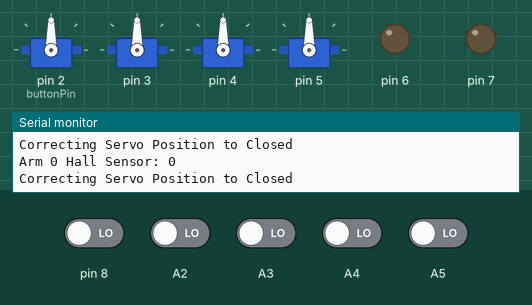
Bench run of a sketch on a simulated Arduino Uno, built with avr-gcc and run on an emulated ATmega328P. Shown: 4 × servo, output pins drawn as LEDs (lit = HIGH), the last lines printed to the serial monitor. The inputs (shaded band) are chosen by the test bench; at power-on: A2–5, pin 8 LOW.

Above: at 7.4 s.
7.5 s: pin 8 driven HIGH and A2 driven HIGH
18.6 s: A3 driven HIGH
At 22.3 s:
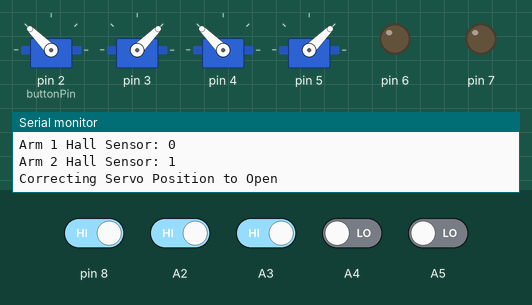
23.2 s: A5 driven HIGH
27.8 s: A4 driven HIGH
At 30.7 s:
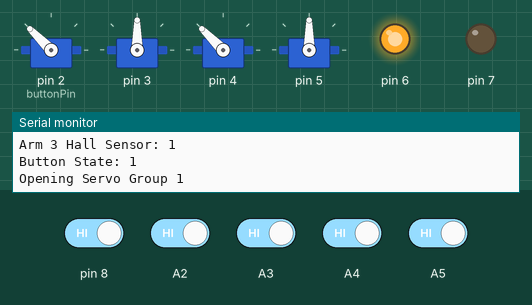
37.8 s: A2 driven LOW
At 40.0 s:
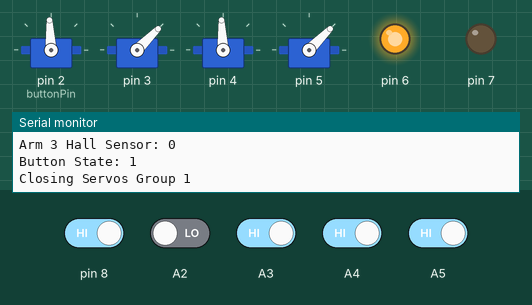
42.4 s: A2 driven HIGH
At 46.7 s:
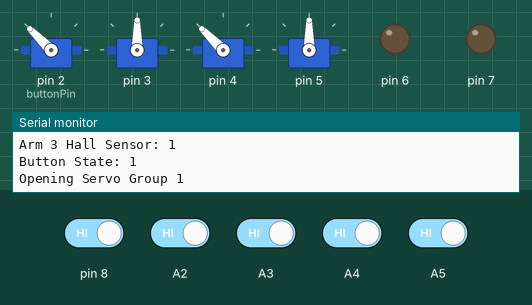
Timing chart, 0 to 48.0 s (numbered marks = the images above; inputs shaded):
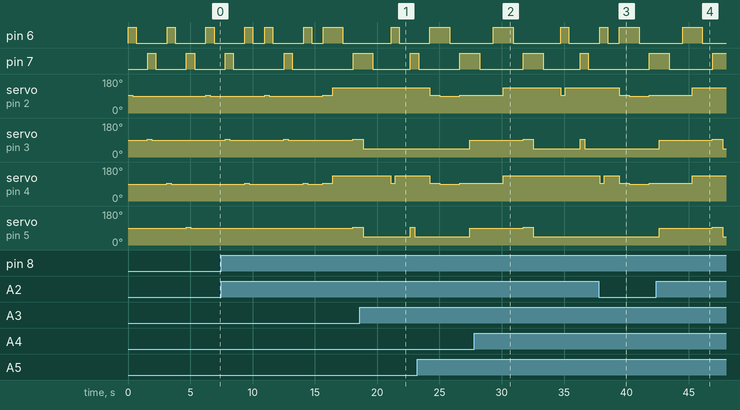

Measured:
- after the input at 18.6 s, pin 6: LOW → HIGH after 2.5 s instead of 4.1 s; servo on pin 2 (buttonPin): stays 135° (without the input it goes to 93° after 4.1 s); servo on pin 4: 135° → 93° after 2.5 s instead of 4.1 s
- after the input at 27.8 s, servo on pin 4: 93° → 135° after 2.3 s instead of 3.9 s
- after the input at 37.8 s, servo on pin 5: stays 45° (without the input it goes to 93° after 1.6 s)
- after the input at 42.4 s, servo on pin 2 (buttonPin), servo on pin 4: 93° → 135° after 2.9 s instead of 4.5 s

The sketch:

FPV_Drone_Servos.ino
```cpp
//Useful class type functions
// Attach(int) : connect servo to arduino through Pin 'int'
//write (int) : write an angel to servo
//read() : read the current angle of the servo


#include "Drone.h"

Drone myDrone (2,3,4,5,6,7,8,A5,A4,A3,A2); //declare a new drone and corresponding pins

void setup()
{
  Serial.begin(9600);
  myDrone.DroneSetup(); //setup of drone
}

void loop()
{
  myDrone.getButtonInput();
  myDrone.flightMode();
}
```

Drone.cpp
```cpp
//Done class implementation file to operate the servo motors
#include <Arduino.h>
#include "Drone.h"
#include <Servo.h>

Drone::Drone(int s1, int s2, int s3, int s4, int sol1, int sol2, int button, int h1, int h2, int h3, int h4)  //constructor
{
  //set servo pins
  servoPin[0] = s1;
  servoPin[1] = s2;
  servoPin[2] = s3;
  servoPin[3] = s4;

  //set solenoid pins
  solenoidPin[0] = sol1;
  solenoidPin[1] = sol2;

  //set btton pin
  buttonPin = button;

  //set hall sensor pins
  hallSensorPin[0] = h1;
  hallSensorPin[1] = h2;
  hallSensorPin[2] = h3;
  hallSensorPin[3] = h4;
}

void Drone::DroneSetup()
{
  Serial.begin(9600);
  for(int i=0; i<4; i++)
  {
    pinMode(servoPin[i], OUTPUT);
    pinMode(hallSensorPin[i], INPUT);
  }

  for (int i = 0; i < 4; i++) {
    //link the servos to their respective pins
    servo[i].attach(servoPin[i]);
  }

  //setup the button and the solenoid
  pinMode(buttonPin, INPUT);
  pinMode(solenoidPin[0], OUTPUT);
  pinMode(solenoidPin[1], OUTPUT);

  // //ensure that the servo arms are in their 90 degree start position
  // for (int i = 0; i < 4; ++i)
  // {
  //   servo[i].write(servo[i].read());  // Set servos to low-power state
  // }
  //Check hall sensors for each arm before attempting to move arms
  for (int i = 0; i < 4; ++i)
  {
    hallSensorValue = readHallSensor(i);

    Serial.print("Arm ");
    Serial.print(i);
    Serial.print(" Hall Sensor: ");
    Serial.println(hallSensorValue);

    // If the servo is supposed to be in closed position (servoState is LOW),
    // but the hall sensor reads HIGH (indicating open position), correct the servo position
    if (servoState == LOW && hallSensorValue == LOW)
    {
      Serial.println("Correcting Servo Position to Closed");
      correctServoPosition(i, 0);
      delay(300);
    }
    // If the servo is supposed to be in flight position (servoState is HIGH),
    // but the hall sensor reads LOW (indicating closed position), correct the servo position
    else if (servoState == HIGH && hallSensorValue == HIGH)
    {
      Serial.println("Correcting Servo Position to Open");
      correctServoPosition(i, 1);
      delay(300);
    }
  }

  // // servo[0].writeMicroseconds(1500);  // Set servos to low-power state
  // // servo[2].writeMicroseconds(1500);
  // servo[0].write(servo[2].read());
  // servo[2].write(servo[2].read());
  // delay(10);

  // digitalWrite(solenoidPin[0], HIGH);
  // delay(800);

  // servo[0].write(90.5);
  // servo[2].write(90.5);
  // delay(800);
  // digitalWrite(solenoidPin[0], LOW);
  // delay(800);

  // // servo[1].writeMicroseconds(1500);  // Set servos to low-power state
  // // servo[3].writeMicroseconds(1500);
  // servo[1].write(servo[1].read());
  // servo[3].write(servo[3].read());
  // delay(10);

  // digitalWrite(solenoidPin[1], HIGH);
  // delay(800);

  // servo[1].write(90.5);
  // servo[3].write(90.5);
  // delay(800);

  // digitalWrite(solenoidPin[1], LOW);
  // delay(800);
}


void Drone::getButtonInput() {
  //here we continously read the current input of the button/switch
  buttonState = digitalRead(buttonPin);
}


void Drone::flightMode()
{
  for (int i = 0; i < 4; ++i)
  {
    servo[i].write(servo[i].read());  // Set servos to low-power state
  }
  //Check hall sensors for each arm before attempting to move arms
  for (int i = 0; i < 4; ++i)
  {
    hallSensorValue = readHallSensor(i);

    Serial.print("Arm ");
    Serial.print(i);
    Serial.print(" Hall Sensor: ");
    Serial.println(hallSensorValue);

    // If the servo is supposed to be in closed position (servoState is LOW),
    // but the hall sensor reads HIGH (indicating open position), correct the servo position
    if (servoState == LOW && hallSensorValue == LOW)
    {
      Serial.println("Correcting Servo Position to Closed");
      correctServoPosition(i, 0);
      delay(300);
    }
    // If the servo is supposed to be in flight position (servoState is HIGH),
    // but the hall sensor reads LOW (indicating closed position), correct the servo position
    else if (servoState == HIGH && hallSensorValue == HIGH)
    {
      Serial.println("Correcting Servo Position to Open");
      correctServoPosition(i, 1);
      delay(300);
    }
  }

  // Check the button state after checking hall sensors
  Serial.print("Button State: ");
  Serial.println(buttonState);

  if (buttonState == HIGH)
  {
    if (servoState == LOW) // Case when the drone is in the closed position and we want to open
    {
      //first group
      Serial.println("Opening Servo Group 1");
      // servo[0].write(servo[0].read());
      // servo[2].write(servo[2].read());
      servo[0].writeMicroseconds(1500);
      servo[2].writeMicroseconds(1500);
      delay(10);

      digitalWrite(solenoidPin[0], HIGH);
      delay(800);

      //servoAttach(0,2);
      servo[0].write(135);
      servo[2].write(135);
      delay(800);

      digitalWrite(solenoidPin[0], LOW);
      delay(800);
      //servoDetach(0,2);

      //second group
      Serial.println("Opening Servo Group 2");
      // servo[1].write(servo[1].read());
      // servo[3].write(servo[3].read());
      servo[1].writeMicroseconds(1500);
      servo[3].writeMicroseconds(1500);
      delay(10);

      digitalWrite(solenoidPin[1], HIGH);
      delay(800);

      //servoAttach(1,3);
      servo[1].write(45);
      servo[3].write(45);
      delay(800);

      digitalWrite(solenoidPin[1], LOW);
      delay(800);
      //servoDetach(1,3);

      servoState = HIGH; // Flag that the servos are now in the flight position
      delay(600);
    }
    else // Case when the drone is in open position and we want to close
    {
      Serial.println("Closing Servos Group 1");
      // servo[0].write(servo[0].read());
      // servo[2].write(servo[2].read());
      servo[0].writeMicroseconds(1500);
      servo[2].writeMicroseconds(1500);
      delay(10);

      digitalWrite(solenoidPin[0], HIGH);
      delay(800);

      //first group
      //servoAttach(0,2);
      servo[0].write(90);
      servo[2].write(90);
      delay(800);

      digitalWrite(solenoidPin[0], LOW);
      delay(800);
      //servoDetach(0,2);


      //second group
      Serial.println("Closing Servos Group 2");
      // servo[1].write(servo[1].read());
      // servo[3].write(servo[3].read());
      servo[0].writeMicroseconds(1500);
      servo[2].writeMicroseconds(1500);
      delay(10);

      digitalWrite(solenoidPin[1], HIGH);
      delay(800);


      //servoAttach(1,3);
      servo[1].write(90);
      servo[3].write(90);
      delay(800);

      digitalWrite(solenoidPin[1], LOW);
      //servoDetach(1,3);
      servoState = LOW; // Flag that the servos are now in the closed position
      delay(1000);
    }

    buttonState = LOW;
  }
}


int Drone::readHallSensor(int armNum)
{
  // Replace this with your actual implementation to read the hall sensor for the specified arm
  // Return HIGH if the hall sensor detects the magnet (closed position), LOW otherwise
  // For testing purposes, assuming a digital hall sensor:
  return digitalRead(hallSensorPin[armNum]);
}

void Drone::correctServoPosition(int armNum, int errorCode)
{
  if(errorCode != -1)
  {
    int s = armNum % 2; // Determine the solenoid index based on the arm number

    servo[armNum].writeMicroseconds(1500);
    delay(10);
    digitalWrite(solenoidPin[s], HIGH); // Activate the corresponding solenoid
    delay(300);
    delay(50);

    if (errorCode == 0) // Error code for when arms need to be closed but are open
    {
      servo[armNum].write(90); //all servos have a closed position of 90 degrees
    }
    else if (errorCode == 1) // Error code for when arms need to be open but are closed
    {
      if (s == 0)
      {
        servo[armNum].write(135); //open arm 0 or 1
      }
      else if (s == 1)
      {
        servo[armNum].write(45); //open arm 2 or 3
      }
    }

    delay(300);
    digitalWrite(solenoidPin[s], LOW); // Deactivate the solenoid
    delay(600);
    errorCode = -1;
  }
}

void Drone::sleepMode(int i)
{
  servo[i].writeMicroseconds(1500);
}

// void Drone::flightMode() {
//   if (buttonState == HIGH && servoState == LOW)  //this is the case when drone is in closed position
//   {
//     //command first group of servos and solenoids
//     digitalWrite(solenoidPin[0], HIGH);
//     delay(600);
//     servo[0].write(135);
//     servo[2].write(135);
//     delay(600);
//     digitalWrite(solenoidPin[0], LOW);
//     delay(600);

//     //command second group of servos and solenoids
//     digitalWrite(solenoidPin[1], HIGH);
//     delay(600);
//     servo[1].write(45);
//     servo[3].write(45);
//     delay(600);
//     digitalWrite(solenoidPin[1], LOW);
//     servoState = HIGH;  //this flags that the servos are now in flight position
//     delay(600);
//   }

//   else if (buttonState == HIGH && servoState == HIGH)  //case when drone is in flight position
//   {
//     //command first group of servos and solenoids
//     digitalWrite(solenoidPin[0], HIGH);
//     delay(600);
//     servo[0].write(90);
//     servo[2].write(90);
//     delay(600);
//     digitalWrite(solenoidPin[0], LOW);
//     delay(600);

//     //command second group of servos and solenoids
//     digitalWrite(solenoidPin[1], HIGH);
//     delay(600);
//     servo[1].write(90);
//     servo[3].write(90);
//     delay(600);
//     digitalWrite(solenoidPin[1], LOW);
//     servoState = LOW;  //flags that the servos are now in closed position
//     delay(600);
//   }

//   buttonState = LOW;
// }

////////////////////////////////////////////////////////////////////////////
// void Drone::flightMode()
// {

//   // Check hall sensors for each arm first before attempting to move arms
//   for (int i = 0; i < 1; ++i)
//   {
//     hallSensorValue = readHallSensor(i);

//     // If the servo is supposed to be in closed position (servoState is LOW),
//     // but the hall sensor reads HIGH (indicating open position), correct the servo position
//     if (servoState == LOW && hallSensorValue == LOW)
//     {
//       correctServoPosition(i,0);
//     }
//     // If the servo is supposed to be in flight position (servoState is HIGH),
//     // but the hall sensor reads LOW (indicating closed position), correct the servo position
//     else if (servoState == HIGH && hallSensorValue == HIGH)
//     {
//       correctServoPosition(i,1);
//     }

//     hallSensorValue = 0;
//   }

//   if(buttonState == HIGH)
//   {
//     if (servoState == LOW) // Case when the drone is in the closed position and we want to open
//     {
//       digitalWrite(solenoidPin[0], HIGH);
//       delay(600);
//       servo[0].write(135);
//       servo[2].write(135);
//       delay(600);
//       digitalWrite(solenoidPin[0], LOW);
//       delay(600);

//       digitalWrite(solenoidPin[1], HIGH);
//       delay(600);
//       servo[1].write(45);
//       servo[3].write(45);
//       delay(600);
//       digitalWrite(solenoidPin[1], LOW);

//       servoState = HIGH; // Flag that the servos are now in the flight position
//       delay(600);
//     }

//     else // Case when the drone is in open position and we want to close
//     {
//       digitalWrite(solenoidPin[0], HIGH);
//       delay(600);
//       servo[0].write(90);
//       servo[2].write(90);
//       delay(600);
//       digitalWrite(solenoidPin[0], LOW);
//       delay(600);

//       digitalWrite(solenoidPin[1], HIGH);
//       delay(600);
//       servo[1].write(90);
//       servo[3].write(90);
//       delay(600);
//       digitalWrite(solenoidPin[1], LOW);

//       servoState = LOW; // Flag that the servos are now in the closed position
//       delay(1000);
//     }

//     buttonState = LOW;

//   }
// }
```

Drone.h
```cpp
#ifndef Drone_h
#define Drone_h
#include <Servo.h>

class Drone
{
private:
  Servo servo[4];      //array of servo objects
  int servoPin[4];     //array for digital servo pin nums
  int solenoidPin[2];  //array for solenoid pin nums
  int hallSensorPin[4];
  int parachutePin;     //varaible for parachute pin num
  int altimeterPin;     //variable for altimeter pin num
  int buttonPin = 2;    //variable for the switch command pin num

  int buttonState = 0;  //state of button command
  int servoState = 0;   //state of servo motors
  int hallSensorValue = 0;

public:
  Drone(int, int, int, int, int, int, int, int, int, int, int);
  void DroneSetup();
  void getButtonInput();
  void flightMode();
  void correctServoPosition(int, int);
  int readHallSensor(int);
  void sleepMode(int);
};

#endif /*Drone_h */
```
